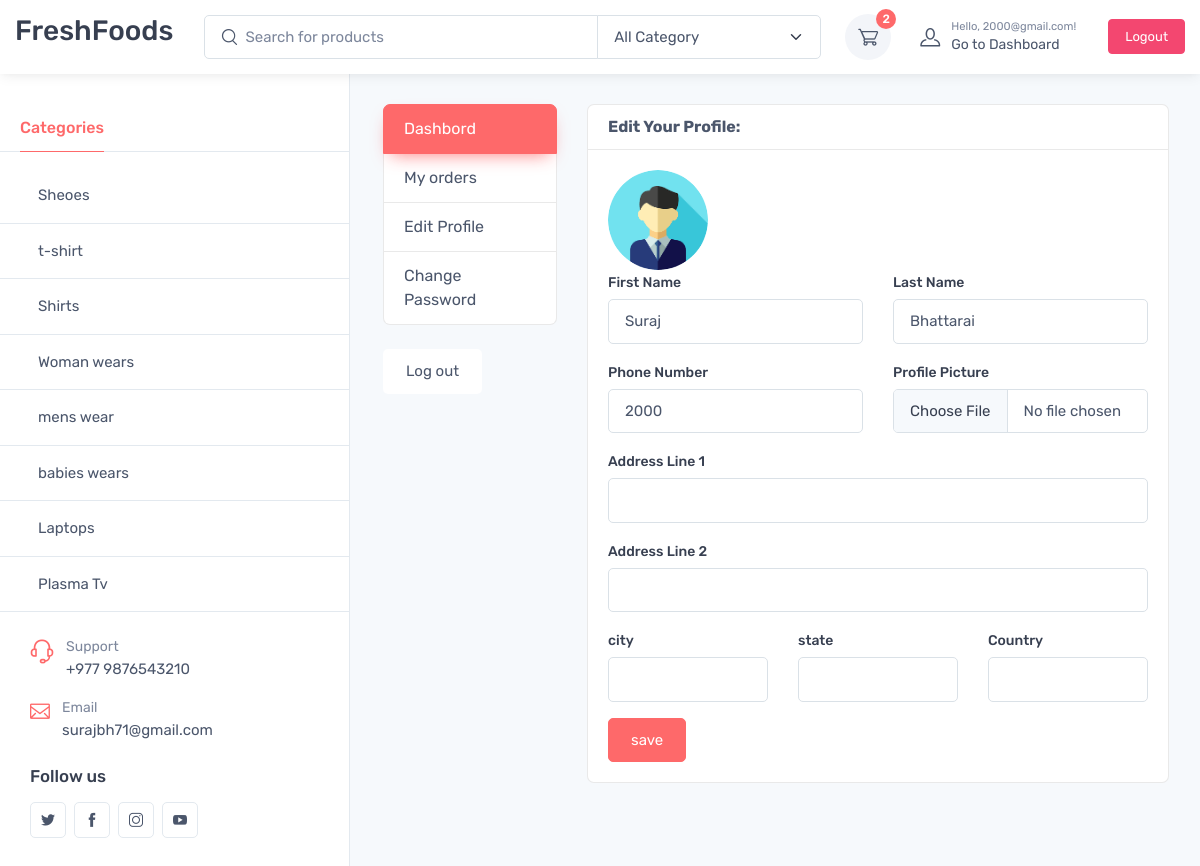
The app's page /accounts/edit_profile/ (signed in), older data.
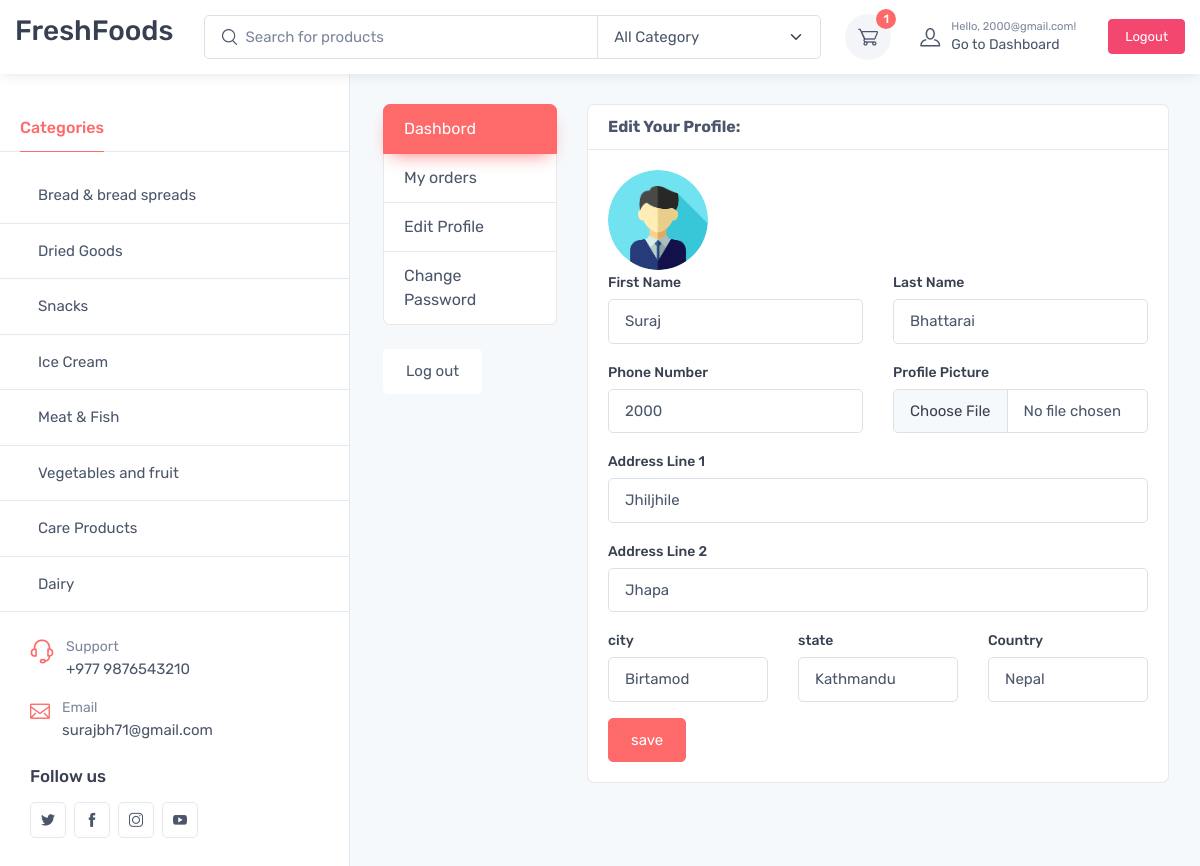
The same page, newer data.
### category/models.py (models this page shows, shortened)
class Category(models.Model):
    category_name = models.CharField(max_length=200,unique=True)
    slug = models.SlugField(max_length=100, unique=True)
    icon = models.CharField(max_length=200)
    class Meta:
        verbose_name = 'catgory'
        verbose_name_plural = 'categories'

### app/models.py (models this page shows, shortened)
class UserProfile(models.Model):
    user = models.OneToOneField(Account, on_delete=models.CASCADE)
    address_line_1 = models.CharField(max_length=100, blank=True)
    address_line_2 = models.CharField(max_length=100, blank=True)
    profile_pic = models.ImageField(blank=True, upload_to='user/profile')
    city = models.CharField(blank=True, max_length=20)
    state = models.CharField(blank=True, max_length=30)
    country = models.CharField(blank=True, max_length=30)

### accounts/views.py (the view)
# urls.py: path('edit_profile/', views.edit_profile, name='edit_profile'),
def edit_profile(request):
    userprofile = get_object_or_404(UserProfile, user=request.user)
    if request.method == 'POST':
        user_form = UserForm(request.POST, instance=request.user)
        profile_form = UserProfileForm(request.POST, request.FILES, instance=userprofile)
        if user_form.is_valid() and profile_form.is_valid():
            user_form.save()
            profile_form.save()
            messages.success(request, f'your profile has been updated')
            return redirect('edit_profile')
    else:
       user_form =  UserForm(instance=request.user)
       profile_form = UserProfileForm(instance=userprofile)
    context ={
        'user_form': user_form,
        'profile_form':profile_form,
        'userprofile':userprofile
    }
    return render(request, 'accounts/edit_profile.html',context)

### accounts/forms.py
class UserForm(forms.ModelForm):
    first_name = forms.CharField(widget=forms.TextInput(attrs={
        'class': 'form-control',
    }))
    last_name = forms.CharField(widget=forms.TextInput(attrs={
        'placeholder': '',
        'class': 'form-control'
    }))
    phone_number = forms.CharField(widget=forms.NumberInput(attrs={
        'placeholder': '',
        'class': 'form-control'
    }))
    class Meta:
        model = Account
        fields = ['first_name','last_name','phone_number']

### app/models.py (called while the page is built)
    def __str__(self):
        return self.email

### cart/context_processors.py (called while the page is built)
def counter(request):
    cart_count = 0
    if 'admin' in request.path:
        return {}
    else :
       try:
            cart = Cart.objects.filter(cart_id=_cart_id(request))
            if request.user.is_authenticated:
                cart_items = CartItem.objects.all().filter(user=request.user)
            else:
               cart_items = CartItem.objects.all().filter(cart=cart[:1])
            for cart_item in cart_items:
                  cart_count = cart_count + cart_item.quantity
       except Cart.DoesNotExist:
           cart_count = 0
    return dict(cart_count=cart_count)

### accounts/templates/accounts/edit_profile.html (shortened to what this page needs)
{% extends "base.html" %}
{% block content %}
<main class="offcanvas-enabled" style="padding-top: 5rem;">
    <section class="ps-lg-4 pe-lg-3 pt-4">
    <div class="container">
        <div class="row">
            {% include 'accounts/dashbord_sidebar.html' %}
            <main class="col-md-9">
                <article class="card">
                    <header class="card-header">
                        <strong class="d-inline-block mr-3">Edit Your Profile:</strong>
                    </header>
                    <div class="card-body">
                        <div class="text-right">
                            <img src="{{userprofile.profile_pic.url}}" alt="Profile Pic" width="100"
                                style="border-radius: 50px;">
                        </div>
                        <div class="row">
                            <div class="col-md-12">
                                <form action="{%url 'edit_profile'%}" method="POST" enctype="multipart/form-data">
                                    <div class="form row">
                                        <div class="mb-3 col-md-6">
                                            <label class="form-label">First Name</label>
                                            {{user_form.first_name}}
                                        </div>
                                        <div class="mb-3 col-md-6">
                                            <label class="form-label">Last Name</label>
                                            {{user_form.last_name}}
                                        </div>
                                    </div>
                                    <div class="form row">
                                        <div class="mb-3 col-md-6">
                                            <label class="form-label">Phone Number</label>
                                            {{user_form.phone_number}}
                                        </div>
                                        <div class="mb-3 col-md-6">
                                            <label class="form-label">Profile Picture</label>
                                            {{profile_form.profile_pic}}
                                        </div>
                                    </div>
                                    <div class="mb-3">
                                        <label class="form-label">Address Line 1</label>
                                        {{profile_form.address_line_1}}
                                    </div>
                                    <div class="mb-3">
                                        <label class="form-label">Address Line 2</label>
                                        {{profile_form.address_line_2}}
                                    </div>
                                    <div class="form row">
                                        <div class="mb-3 col-md-4">
                                            <label class="form-label">city</label>
                                            {{profile_form.city}}
                                        </div>
                                        <div class="mb-3 col-md-4">
                                            <label class="form-label">state</label>
                                            {{profile_form.state}}
                                        </div>
                                        <div class="mb-3 col-md-4">
                                            <label class="form-label">Country</label>
                                            {{profile_form.country}}
                                        </div>
                                    </div>
                                    <input type="submit" class="btn btn-primary" value="save">
                                </form>
                            </div>
                        </div>
                    </div>
                </article>
            </main>
        </div>
    </div>
</section>
{% endblock content %}

### app/templates/header.html (shortened to what this page needs)
{% load static %}
<header class="bg-light shadow-sm fixed-top" data-fixed-element>
    <div class="navbar navbar-expand-lg navbar-light py-1">
        <div class="container-fluid">
            <a class="navbar-brand  me-2" href="{%url 'home'%}">
                <h3>FreshFoods</h3>
            </a>
            <form class="input-group d-none d-lg-flex flex-nowrap mx-4" action="{% url 'store' %}" class="search" style="width:60%;">
                <i class="ci-search position-absolute top-50 start-0 translate-middle-y ms-3"></i>
                <input name="q" class="form-control rounded-start w-100" type="text" placeholder="Search for products" value={{request.GET.q}}>
                <select name="category" class="form-select flex-shrink-0" style="width: 14rem;">
                    {% if request.GET.category %}
                    <option>{{request.GET.category}}</option>
                    {% else %}
                    <option>All Category</option>
                    {% endif %}
                </select>
            </form>
            <div class="navbar-toolbar d-flex flex-shrink-0 align-items-center ms-xl-2">
                {% if user.is_authenticated %}
                <div class="navbar-tool me-3">
                    <a class="navbar-tool-icon-box bg-secondary"
                        href="{%url 'cart'%}"><span class="navbar-tool-label">{{cart_count}}</span><i
                            class="navbar-tool-icon ci-cart"></i>
                    </a>
                </div>
                <a class="navbar-tool ms-1 ms-lg-0 me-n1 me-lg-2" href="{%url 'dashbord'%}">
                    <div class="navbar-tool-icon-box"><i class="navbar-tool-icon ci-user"></i></div>
                    <div class="navbar-tool-text ms-n3"><small>Hello, {{request.user}}!</small>Go to Dashboard</div>
                </a>
                <a class="btn btn-sm btn-danger rounded-1 ms-lg-4 ms-2" href="{%url 'logout'%}">Logout</a>
                {%else%}
                <a class="navbar-tool ms-1 ms-lg-0 me-n1 me-lg-2" href="{%url 'login'%}">
                    <div class="navbar-tool-icon-box"><i class="navbar-tool-icon ci-user"></i></div>
                    <div class="navbar-tool-text ms-n3"><small>Hello, Sign in</small>My Account</div>
                </a>
                {% endif %}
            </div>
        </div>
    </div>
</header>

### app/templates/sidebar.html (shortened to what this page needs)
<aside class="offcanvas offcanvas-expand w-100 border-end zindex-lg-5 pt-lg-5" id="sideNav"
        style="max-width: 21.875rem;">
        <div class="pt-2 d-none d-lg-block">
        </div>
        <ul class="nav nav-tabs mt-4 mt-lg-5 mb-0" role="tablist" style="min-height: 3rem;">
                <li class="nav-item">
                        <a class="nav-link fw-medium active" href="#categories" data-bs-toggle="tab"
                                role="tab">Categories</a>
                </li>
        </ul>
        <div class="offcanvas-body px-0 pt-3 pb-0" data-simplebar>
                <div class="sidebar-nav tab-pane fade show active" id="categories" role="tabpanel">
                        {% for i in links %}
                        <div class="border-bottom">
                                <a href="{% url 'store' %}?category={{i.category_name}}"
                                        class="nav-link-style d-block fs-md fw-normal py-3 px-grid-gutter">
                                        <span class="d-flex align-items-center">
                                                {{i.category_name}}
                                        </span>
                                </a>
                        </div>
                        {% endfor %}
                </div>
        </div>
        <div class="offcanvas-footer d-block px-grid-gutter pt-4 pb-4 mb-2">
                <div class="d-flex mb-3"><i class="ci-support h4 mb-0 fw-normal text-primary mt-1 me-1"></i>
                        <div class="ps-2">
                                <div class="text-muted fs-sm">Support</div><a class="nav-link-style fs-md"
                                        href="tel:+9876543210">+977 9876543210</a>
                        </div>
                </div>
                <div class="d-flex mb-3"><i class="ci-mail h5 mb-0 fw-normal text-primary mt-1 me-1"></i>
                        <div class="ps-2">
                                <div class="text-muted fs-sm">Email</div><a class="nav-link-style fs-md"
                                        href="mailto:customer@example.com">surajbh71@gmail.com</a>
                        </div>
                </div>
                <h6 class="pt-2 pb-1">Follow us</h6><a class="btn-social bs-outline bs-twitter me-2 mb-2" href="#"><i
                                class="ci-twitter"></i></a><a class="btn-social bs-outline bs-facebook me-2 mb-2"
                        href="#"><i class="ci-facebook"></i></a><a class="btn-social bs-outline bs-instagram me-2 mb-2"
                        href="#"><i class="ci-instagram"></i></a><a class="btn-social bs-outline bs-youtube me-2 mb-2"
                        href="#"><i class="ci-youtube"></i></a>
        </div>
</aside>

Row changes from the older to the newer data that the page shows:
removed Category: category_name "Sheoes"
removed Category: category_name "t-shirt"
removed Category: category_name "Shirts"
removed Category: category_name "Woman wears"
removed Category: category_name "mens wear"
removed Category: category_name "babies wears"
removed Category: category_name "Laptops"
removed Category: category_name "Plasma Tv"
added Category: category_name "Bread & bread spreads"
added Category: category_name "Dried Goods"
added Category: category_name "Snacks"
added Category: category_name "Ice Cream"
added Category: category_name "Meat & Fish"
added Category: category_name "Vegetables and fruit"
added Category: category_name "Care Products"
added Category: category_name "Dairy"
changed UserProfile: address_line_1 (not shown) → "Jhiljhile"; address_line_2 (not shown) → "Jhapa"; city (not shown) → "Birtamod"; state (not shown) → "Kathmandu"; country (not shown) → "Nepal"
Text that changed along with them:
{{ cart_count }}: "2" → "1"
